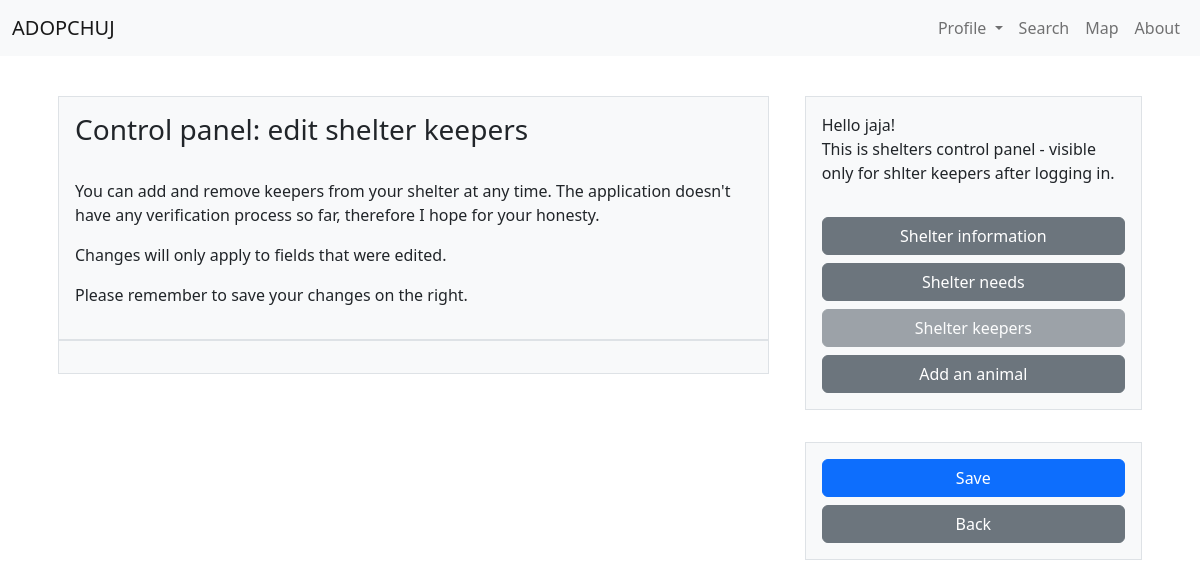
/shelterkeepers/6 (signed in), run on an earlier commit of the app's database.
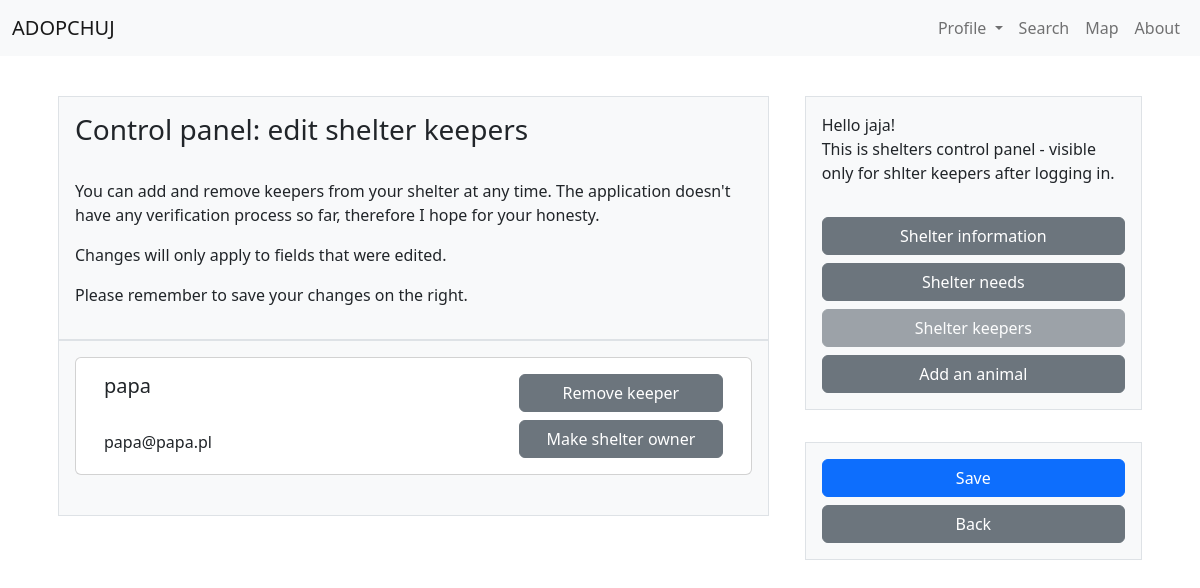
And on a later commit of the database.
### tables this page shows
CREATE TABLE keepers (
    username TEXT NOT NULL,
    shelter_id INTEGER NOT NULL,
    FOREIGN KEY (username) REFERENCES users(username),
    FOREIGN KEY (shelter_id) REFERENCES shelters(id)
);

CREATE TABLE users (
    username TEXT PRIMARY KEY NOT NULL,
    con_email TEXT NOT NULL,
    password TEXT NOT NULL,
    name TEXT,
    surname TEXT,
    phone TEXT
);

### app.py (the view)
@app.route("/shelterkeepers/<shelter_id>")
@login_required
@keeper_required
def shelter_keepers_edit(shelter_id):
    shelter_info = get_shelter_info(shelter_id)
    keeper = session['user']
    db = {3: 'disabled'}
    shelter_keepers = get_keepers_info(shelter_id)
    return render_template("shelterkeepers.html", login = login_check(), keeper=keeper, shelter_info=shelter_info, db=db, shelter_keepers = shelter_keepers)

### helpers.py (called while the page is built)
def dict_factory(cursor, row):
    fields = [column[0] for column in cursor.description]
    return {key: value for key, value in zip(fields, row)}

def login_required(f):
    @wraps(f)
    def decorated_function(*args, **kwargs):
        if session.get("user") is None:
            return redirect("/login")
        return f(*args, **kwargs)
    return decorated_function

def keeper_required(f):
    @wraps(f)
    def decorated_function(*args, **kwargs):
        if shelter_check() == False:
            return redirect("/yourshelter")
        return f(*args, **kwargs)
    return decorated_function

def login_check():
    if "user" in session:
        return True
    else:
        return False

def shelter_check():
    con = sqlite3.connect("database.db")
    con.row_factory = dict_factory
    cur = con.cursor()
    try:
        cur.execute("SELECT * FROM keepers WHERE username = ?", (session['user'],))
        shelter_id = cur.fetchone()['shelter_id']
        con.close()
        return shelter_id
    except TypeError:
        con.close()
        return False
    except KeyError:
        con.close()
        return False

### templates/shelterkeepers.html (shortened to what this page needs)
{% extends "shelter_layout.html" %}
{% block shelter_head_title %}
    <h3>Control panel: edit shelter keepers</h3><br>
    <p>You can add and remove keepers from your shelter at any time. The application doesn't have any verification process so far, therefore I hope for your honesty.</p>
    <p>Changes will only apply to fields that were edited.</p>
    <p>Please remember to save your changes on the right.</p>
{% endblock %}
{% block shelter_head_content %}
    {% for keeper in shelter_keepers %}
        <div class="card">
            <div class="card-body">
                <div class="container">
                    <div class="row gy-1 gx-1">
                        <div class="col-8">
                            <h5 class="card-title">{{ keeper['username'] }}</h5>
                            <p class="card-text">
                                <br>
                                {{ keeper['con_email'] }}
                                <br>
                            </p>
                        </div>
                        <div class="col-4">
                            <div class="d-grid gap-2">
                                <a type="button" class="btn btn-secondary" href="#">Remove keeper</a>
                                <a type="button" class="btn btn-secondary" href="#">Make shelter owner</a>
                            </div>
                        </div>
                    </div>
                </div>
            </div>
        </div>
        <br>
    {% endfor %}
{% endblock %}
{% block shelter_side %}
    {% if keeper != None %}
        {% include "side_panel_keepers_db.html" %}
        {% include "side_panel_save.html" %}
    {% endif %}
{% endblock %}

What changed in the data, as far as the page shows it:
added keepers: username "papa", con_email "papa@papa.pl"
